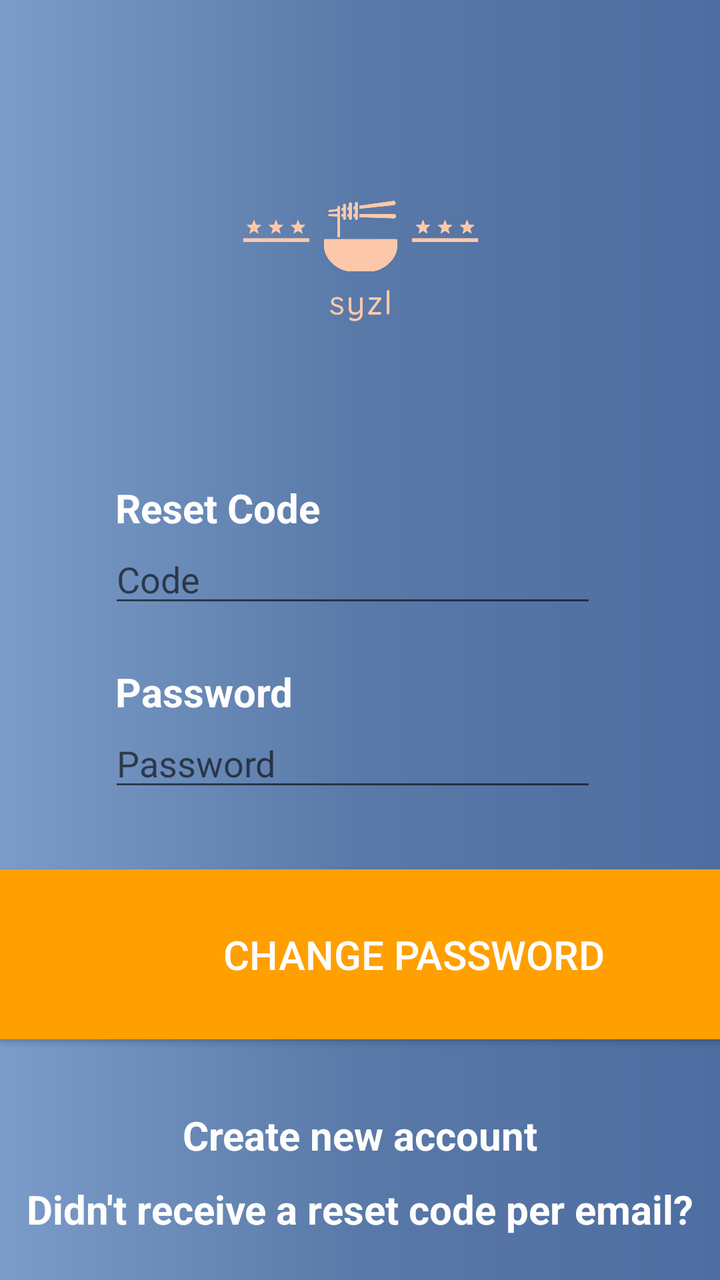
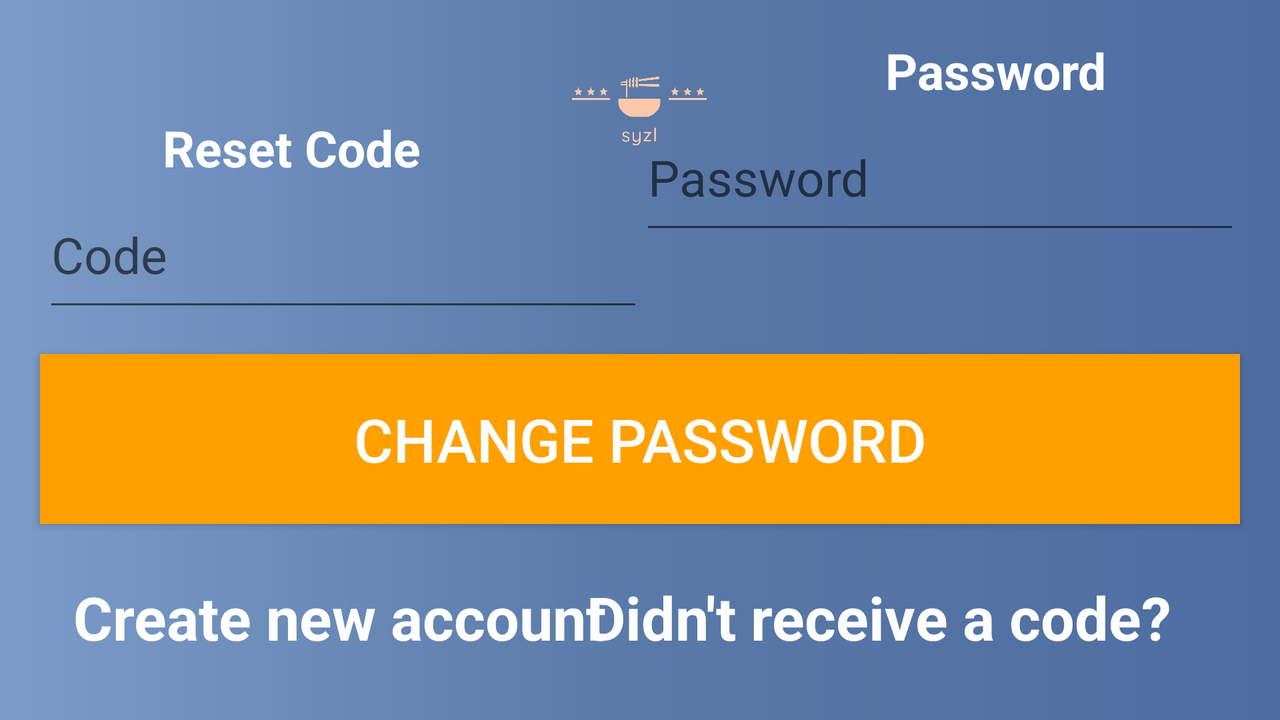

An Android layout and its configuration variant, each rendered on a device that would load it. The default file and the variant file are quoted in full after the pictures.
<!-- AndroidManifest.xml: application theme AppTheme -->
<!-- res/layout/fragment_new_pw.xml -->
<?xml version="1.0" encoding="utf-8"?>
<androidx.constraintlayout.widget.ConstraintLayout xmlns:android="http://schemas.android.com/apk/res/android"
    xmlns:app="http://schemas.android.com/apk/res-auto"
    xmlns:tools="http://schemas.android.com/tools"
    android:id="@+id/fragment_NewPw"
    android:layout_width="match_parent"
    android:layout_height="match_parent"
    android:background="@drawable/gradient"
    tools:context=".authentication.NewPwFragment">


    <TextView
        android:id="@+id/helpTextView"
        android:layout_width="wrap_content"
        android:layout_height="wrap_content"
        android:focusable="true"
        android:text="Didn't receive a reset code per email?"
        android:textColor="#fefefe"
        android:textSize="20dp"
        android:textStyle="bold"
        app:layout_constraintBottom_toBottomOf="parent"
        app:layout_constraintEnd_toEndOf="parent"
        app:layout_constraintStart_toStartOf="parent"
        app:layout_constraintTop_toTopOf="parent"
        app:layout_constraintVertical_bias="0.964" />

    <ImageView
        android:id="@+id/imageView"
        android:layout_width="376dp"
        android:layout_height="147dp"
        android:contentDescription="TODO"
        android:src="@drawable/logo"
        app:layout_constraintBottom_toBottomOf="parent"
        app:layout_constraintEnd_toEndOf="parent"
        app:layout_constraintStart_toStartOf="parent"
        app:layout_constraintTop_toTopOf="parent"
        app:layout_constraintVertical_bias="0.115" />

    <TextView
        android:id="@+id/textViewCode"
        android:layout_width="244dp"
        android:layout_height="wrap_content"
        android:text="Reset Code"
        android:textColor="#fefefe"
        android:textSize="20dp"
        android:textStyle="bold"
        android:visibility="visible"
        app:layout_constraintBottom_toBottomOf="parent"
        app:layout_constraintEnd_toEndOf="parent"
        app:layout_constraintHorizontal_bias="0.497"
        app:layout_constraintStart_toStartOf="parent"
        app:layout_constraintTop_toTopOf="parent"
        app:layout_constraintVertical_bias="0.392" />

    <EditText
        android:id="@+id/editTextCode"
        android:layout_width="244dp"
        android:layout_height="wrap_content"
        android:hint="Code"
        android:inputType="numberSigned"
        android:textColor="#FFFFFF"
        app:layout_constraintBottom_toBottomOf="parent"
        app:layout_constraintEnd_toEndOf="parent"
        app:layout_constraintHorizontal_bias="0.467"
        app:layout_constraintStart_toStartOf="parent"
        app:layout_constraintTop_toBottomOf="@+id/textViewCode"
        app:layout_constraintVertical_bias="0.0" />

    <TextView
        android:id="@+id/textViewPassword"
        android:layout_width="244dp"
        android:layout_height="wrap_content"
        android:text="Password"
        android:textColor="#fefefe"
        android:textSize="20dp"
        android:textStyle="bold"
        app:layout_constraintBottom_toBottomOf="parent"
        app:layout_constraintEnd_toEndOf="parent"
        app:layout_constraintHorizontal_bias="0.0"
        app:layout_constraintStart_toStartOf="@+id/textViewCode"
        app:layout_constraintTop_toBottomOf="@+id/editTextCode"
        app:layout_constraintVertical_bias="0.078" />

    <EditText
        android:id="@+id/editTextPassword"
        android:layout_width="244dp"
        android:layout_height="wrap_content"
        android:hint="Password"
        android:imeOptions="actionSend"
        android:inputType="text"
        android:textColor="#FFFFFF"
        app:layout_constraintBottom_toBottomOf="parent"
        app:layout_constraintEnd_toEndOf="@+id/textViewPassword"
        app:layout_constraintHorizontal_bias="0.0"
        app:layout_constraintStart_toStartOf="@+id/editTextCode"
        app:layout_constraintTop_toBottomOf="@+id/textViewPassword"
        app:layout_constraintVertical_bias="0.0" />

    <Button
        android:id="@+id/changePwBtn"
        android:layout_width="414dp"
        android:layout_height="85dp"
        android:background="#FFA000"
        android:text="Change Password"
        android:textColor="#fefefe"
        android:textSize="20dp"
        app:layout_constraintBottom_toBottomOf="parent"
        app:layout_constraintEnd_toEndOf="parent"
        app:layout_constraintHorizontal_bias="0.0"
        app:layout_constraintStart_toStartOf="parent"
        app:layout_constraintTop_toTopOf="parent"
        app:layout_constraintVertical_bias="0.783" />

    <TextView
        android:id="@+id/loginTextView"
        android:layout_width="wrap_content"
        android:layout_height="wrap_content"
        android:focusable="true"
        android:text="Create new account"
        android:textColor="#fefefe"
        android:textSize="20dp"
        android:textStyle="bold"
        app:layout_constraintBottom_toBottomOf="parent"
        app:layout_constraintEnd_toEndOf="parent"
        app:layout_constraintStart_toStartOf="parent"
        app:layout_constraintTop_toTopOf="parent"
        app:layout_constraintVertical_bias="0.904" />


</androidx.constraintlayout.widget.ConstraintLayout>
<!-- resources referenced by this layout -->
<resources>
  <!-- drawable gradient (drawable) -->
  <?xml version="1.0" encoding="utf-8"?>
  <shape xmlns:android="http://schemas.android.com/apk/res/android"
      android:shape="rectangle">
      <gradient
          android:startColor="#7b9cc8"
          android:centerColor="#5979a8"
          android:endColor="#4e6da1"
          android:angle="0"/>
      <corners
          android:radius="0dp"/>
  </shape>
  <!-- drawable logo: png bitmap (drawable, 4352 bytes) -->
</resources>
<!-- res/layout-land/fragment_new_pw.xml (the author's variant of the layout above) -->
<!-- drawn on the phone turned sideways -->
<?xml version="1.0" encoding="utf-8"?>
<androidx.constraintlayout.widget.ConstraintLayout xmlns:android="http://schemas.android.com/apk/res/android"
    xmlns:app="http://schemas.android.com/apk/res-auto"
    xmlns:tools="http://schemas.android.com/tools"
    android:id="@+id/fragment_NewPw"
    android:layout_width="match_parent"
    android:layout_height="match_parent"
    android:background="@drawable/gradient"
    tools:context=".authentication.NewPwFragment">


    <EditText
        android:id="@+id/editTextCode"
        android:layout_width="300dp"
        android:layout_height="70dp"
        android:hint="Code"
        android:inputType="numberSigned"
        android:maxLines="1"
        android:imeOptions="actionNext"
        android:textColor="#FFFFFF"
        android:textSize="25dp"
        app:layout_constraintBottom_toBottomOf="parent"
        app:layout_constraintEnd_toEndOf="parent"
        app:layout_constraintHorizontal_bias="0.064"
        app:layout_constraintStart_toStartOf="parent"
        app:layout_constraintTop_toBottomOf="@+id/textViewCode"
        app:layout_constraintVertical_bias="0.0" />

    <TextView
        android:id="@+id/textViewCode"
        android:layout_width="wrap_content"
        android:layout_height="wrap_content"
        android:text="Reset Code"
        android:textColor="#fefefe"
        android:textSize="25dp"
        android:textStyle="bold"
        android:visibility="visible"
        app:layout_constraintBottom_toBottomOf="parent"
        app:layout_constraintEnd_toEndOf="parent"
        app:layout_constraintHorizontal_bias="0.159"
        app:layout_constraintStart_toStartOf="parent"
        app:layout_constraintTop_toTopOf="parent"
        app:layout_constraintVertical_bias="0.175" />

    <TextView
        android:id="@+id/newAccountTextView"
        android:layout_width="300dp"
        android:layout_height="60dp"
        android:clickable="true"
        android:focusable="true"
        android:gravity="center_horizontal|center_vertical"
        android:text="Create new account"
        android:textColor="#fefefe"
        android:textSize="30dp"
        android:textStyle="bold"
        app:layout_constraintBottom_toBottomOf="parent"
        app:layout_constraintEnd_toEndOf="parent"
        app:layout_constraintHorizontal_bias="0.058"
        app:layout_constraintStart_toStartOf="parent"
        app:layout_constraintTop_toTopOf="parent"
        app:layout_constraintVertical_bias="0.929" />

    <ImageView
        android:id="@+id/imageView"
        android:layout_width="154dp"
        android:layout_height="84dp"
        android:contentDescription="TODO"
        android:src="@drawable/logo"
        app:layout_constraintBottom_toBottomOf="parent"
        app:layout_constraintEnd_toEndOf="parent"
        app:layout_constraintHorizontal_bias="0.499"
        app:layout_constraintStart_toStartOf="parent"
        app:layout_constraintTop_toTopOf="parent"
        app:layout_constraintVertical_bias="0.048" />

    <EditText
        android:id="@+id/editTextPassword"
        android:layout_width="300dp"
        android:layout_height="70dp"
        android:layout_marginEnd="20dp"
        android:hint="Password"
        android:maxLines="1"
        android:imeOptions="actionSend"
        android:inputType="text"
        android:textColor="#FFFFFF"
        android:textSize="25dp"
        app:layout_constraintBottom_toBottomOf="parent"
        app:layout_constraintEnd_toEndOf="parent"
        app:layout_constraintHorizontal_bias="1.0"
        app:layout_constraintStart_toStartOf="@+id/textViewPassword"
        app:layout_constraintTop_toBottomOf="@+id/textViewPassword"
        app:layout_constraintVertical_bias="0.0" />

    <TextView
        android:id="@+id/textViewPassword"
        android:layout_width="wrap_content"
        android:layout_height="wrap_content"
        android:layout_marginBottom="308dp"
        android:text="Password"
        android:textColor="#fefefe"
        android:textSize="25dp"
        android:textStyle="bold"
        app:layout_constraintBottom_toBottomOf="parent"
        app:layout_constraintEnd_toEndOf="parent"
        app:layout_constraintHorizontal_bias="0.728"
        app:layout_constraintStart_toEndOf="@+id/textViewCode" />

    <TextView
        android:id="@+id/helpTextView"
        android:layout_width="300dp"
        android:layout_height="60dp"
        android:focusable="true"
        android:gravity="center_horizontal|center_vertical"
        android:text="Didn't receive a code?"
        android:textColor="#fefefe"
        android:textSize="30dp"
        android:textStyle="bold"
        app:layout_constraintBottom_toBottomOf="parent"
        app:layout_constraintEnd_toEndOf="parent"
        app:layout_constraintHorizontal_bias="0.851"
        app:layout_constraintStart_toStartOf="parent"
        app:layout_constraintTop_toTopOf="parent"
        app:layout_constraintVertical_bias="0.929" />

    <Button
        android:id="@+id/changePwBtn"
        android:layout_width="600dp"
        android:layout_height="85dp"
        android:background="#FFA000"
        android:text="Change Password"
        android:textColor="#fefefe"
        android:textSize="30dp"
        app:layout_constraintBottom_toBottomOf="parent"
        app:layout_constraintEnd_toEndOf="parent"
        app:layout_constraintHorizontal_bias="0.496"
        app:layout_constraintStart_toStartOf="parent"
        app:layout_constraintTop_toTopOf="parent"
        app:layout_constraintVertical_bias="0.644" />


</androidx.constraintlayout.widget.ConstraintLayout>
